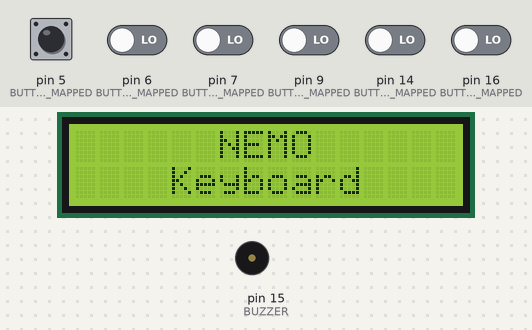
Recording of a sketch running on a simulated Arduino Leonardo, built with avr-gcc and run on an emulated ATmega32U4. Shown: 16×2 character LCD, buzzer (waves = sounding). The inputs (shaded band) are chosen by the test bench; at power-on: pin 5 (BUTTON_MAPPED), pin 6 (BUTTON_MAPPED), pin 7 (BUTTON_MAPPED), pin 9 (BUTTON_MAPPED), pin 14 (BUTTON_MAPPED), pin 16 (BUTTON_MAPPED) LOW. USB keyboard and mouse output is not drawn.

Above: at 1.2 s.
1.3 s: pin 5 (BUTTON_MAPPED) pulled HIGH for 1 s
3.8 s: pin 5 (BUTTON_MAPPED) driven HIGH and pin 6 (BUTTON_MAPPED) driven HIGH and pin 7 (BUTTON_MAPPED) driven HIGH and pin 9 (BUTTON_MAPPED) driven HIGH and pin 14 (BUTTON_MAPPED) driven HIGH
At 4.03 s:
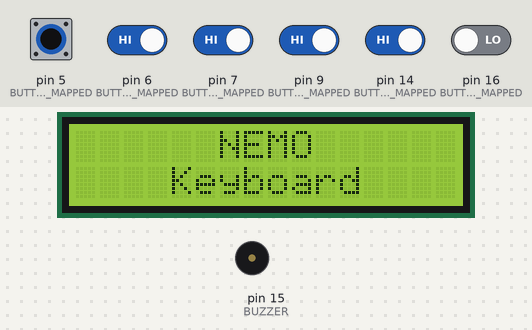
6.2 s: pin 5 (BUTTON_MAPPED) driven LOW
At 6.9 s:
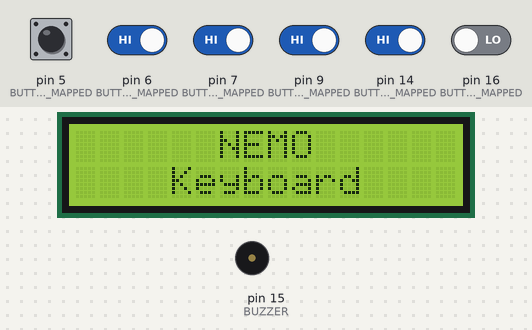
7.7 s: pin 5 (BUTTON_MAPPED) driven HIGH
At 8.1 s:
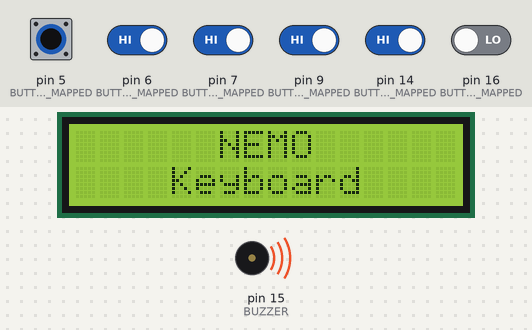
Timing chart, 0 to 10.2 s (numbered marks = the images above; inputs shaded):
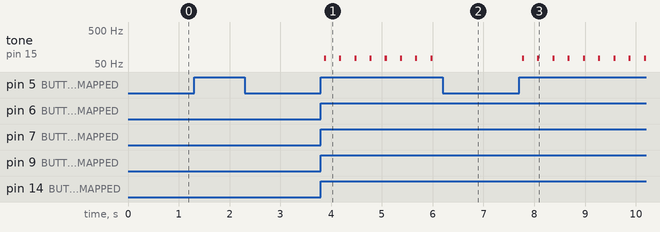

Measured:
- after the input at 3.8 s, tone on pin 15 (BUZZER): alternates 74 Hz for 0.04 s and silent for 0.26 s, starting after 0.06 s
- after the input at 6.2 s, tone on pin 15 (BUZZER): stops changing and stays silent
- after the input at 7.7 s, tone on pin 15 (BUZZER): alternates 74 Hz for 0.04 s and silent for 0.26 s, starting after 0.06 s

The sketch:

arduinoKeypad.ino
```cpp
#define HID_CUSTOM_LAYOUT
#define LAYOUT_US_ENGLISH
#include <HID-Project.h>
#include <HID-Settings.h>
#include <Wire.h>
#include <LiquidCrystal_I2C.h>


unsigned long lastTimeButtonStateChanged[16];
unsigned long debounceDuration = 300;
unsigned long lastVolumeUpdateTime = millis();

const int BUTTON_MAPPED[3][3] = {
  { 10, 9, 8 },
  { 7, 6, 5 },
  { 4, 16, 14 }
};
#define BUZZER 15

LiquidCrystal_I2C lcd(0x27, 16, 2);

void setup() {
  Serial.begin(9600);
  NKROKeyboard.begin();
  Consumer.begin();


  lcd.begin();
  lcd.backlight();
  lcd.print("      NEMO");
  lcd.setCursor(0, 1);
  lcd.print("    Keyboard");

  pinMode(BUZZER, OUTPUT);
  for (int i = 0; i < 3; i++) {
    for (int j = 0; j < 3; j++) {
      lastTimeButtonStateChanged[BUTTON_MAPPED[i][j]] = millis();
    }
  }
}


void keyMap(uint8_t mappedPin, uint8_t n, ...) {
  uint8_t buttonState = digitalRead(mappedPin);

  if (buttonState && millis() - lastTimeButtonStateChanged[mappedPin] >= debounceDuration) {
    lastTimeButtonStateChanged[mappedPin] = millis();

    va_list args;
    va_start(args, n);

    for (uint8_t i = 0; i < n; i++) {
      uint8_t key = va_arg(args, int);
      NKROKeyboard.press(KeyboardKeycode(key));
    }

    digitalWrite(BUZZER, HIGH);
    delay(10);
    digitalWrite(BUZZER, LOW);

    va_start(args, n);
    for (uint8_t i = 0; i < n; i++) {
      uint8_t key = va_arg(args, int);
      NKROKeyboard.release(KeyboardKeycode(key));
    }

    va_end(args);
  }
}

void loop() {

  keyMap(BUTTON_MAPPED[1][0], 3, KEY_LEFT_GUI, KEY_LEFT_CTRL, KEY_LEFT_ARROW);
  keyMap(BUTTON_MAPPED[1][2], 3, KEY_LEFT_GUI, KEY_LEFT_CTRL, KEY_RIGHT_ARROW);
  keyMap(BUTTON_MAPPED[1][1], 2, KEY_LEFT_GUI, KEY_TAB);
  keyMap(BUTTON_MAPPED[0][1], 1, KEY_RETURN);

  if (millis() - lastVolumeUpdateTime >= 150) {
    if (digitalRead(BUTTON_MAPPED[2][2])) {
      Consumer.write(MEDIA_VOLUME_UP);
      lastVolumeUpdateTime = millis();

    } else if (digitalRead(BUTTON_MAPPED[2][1])) {
      Consumer.write(MEDIA_VOLUME_DOWN);
      lastVolumeUpdateTime = millis();
    }
  }
}
```
